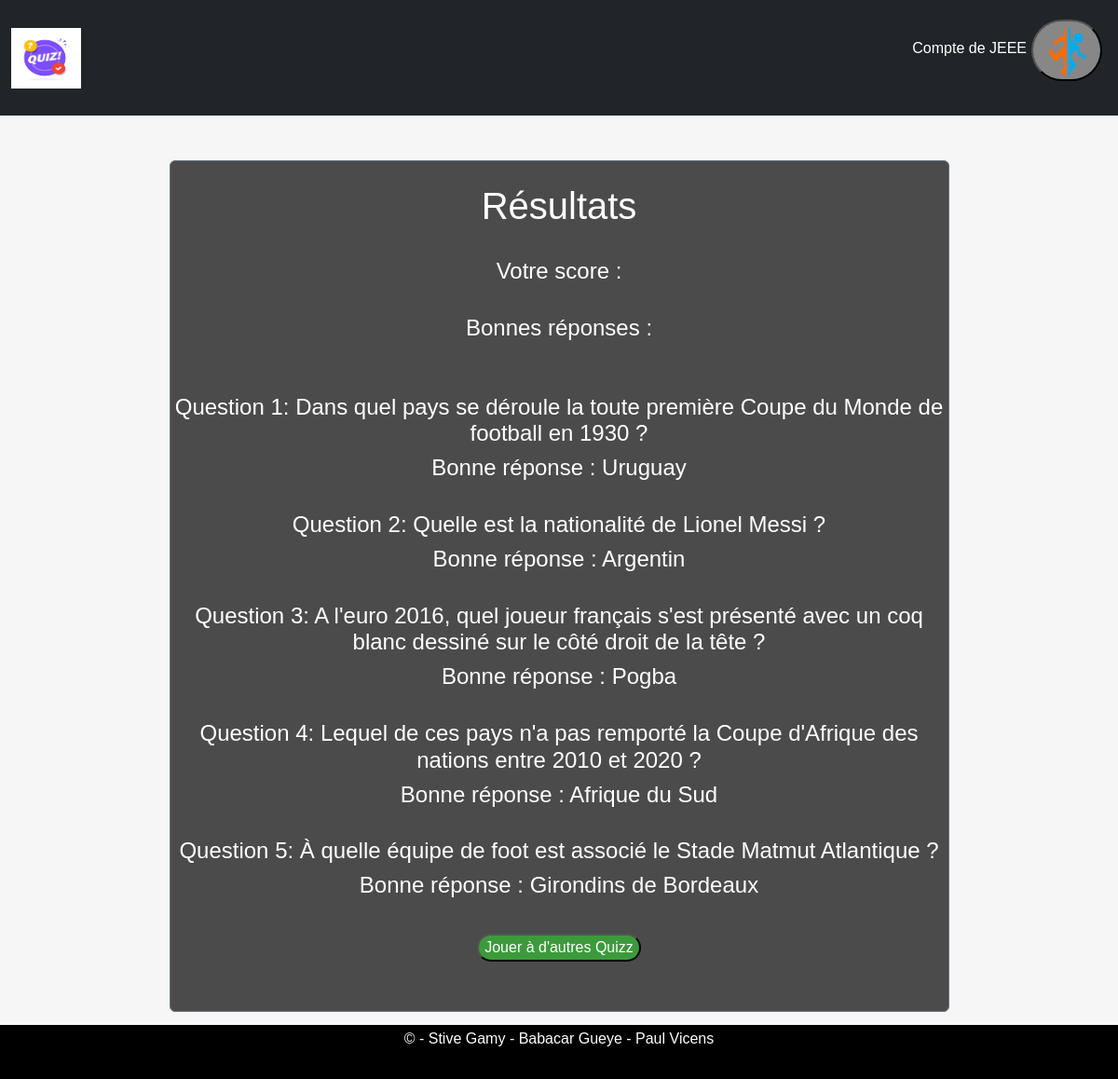
/Resultat.php?id_quizz=103 (signed in), run on the app's committed database.
### tables this page shows
CREATE TABLE IF NOT EXISTS `choices` (
  `id_choice` int NOT NULL AUTO_INCREMENT,
  `id_question` int NOT NULL,
  `bonne_reponse` varchar(100) NOT NULL,
  `reponse` varchar(255) NOT NULL,
  `reponce` varchar(100) NOT NULL,
  `reponze` varchar(100) NOT NULL,
  PRIMARY KEY (`id_choice`),
  KEY `id_question` (`id_question`)
);

CREATE TABLE IF NOT EXISTS `questions` (
  `id_question` int NOT NULL AUTO_INCREMENT,
  `id_quizz` int NOT NULL,
  `intitule` varchar(255) DEFAULT NULL,
  `date_creation` date DEFAULT NULL,
  PRIMARY KEY (`id_question`),
  KEY `id_quizz` (`id_quizz`)
);

### Resultat.php (the view, shortened to what this page needs)
<?php
$connect_bdd = mysqli_connect("127.0.0.1", "root", "", "quizzeo");
$id_quizz = $_GET['id_quizz'];
$score = $_GET['score'];
$test = "SELECT * FROM questions WHERE id_quizz='$id_quizz'";
$result = mysqli_query($connect_bdd, $test);
?>
<html>
<head>
    <link href="https://cdn.jsdelivr.net/npm/bootstrap@5.3.0/dist/css/bootstrap.min.css" rel="stylesheet">
    <link rel="stylesheet" href="connectE.css">
</head>
<body>
<nav class="navbar navbar-expand navbar-dark bg-dark">
            <div class="container-fluid">
                <a href="index.php"><img class="navbar-brand" src="img/logo-quiz-symboles-bulle-dialogue-concept-spectacle-questionnaire-chante-bouton-quiz-concours-questions-examen-embleme-moderne-interview_180786-72.avif" width="75" height="75" class="d-inline-block align-center" alt="Erreur"></a>
                <div class="navbar" id="navbarNav">
                    <ul class="navbar-nav  ">
                        <div class="inscri">
                            <li class="nav-item">
                                <br><p class="bonjour">Compte de <span><?php echo ucfirst($_SESSION["pseudo"]); ?></span></p>
                            </li>
                        </div>
                        <div class="form-inline">
                            <li class="nav-item">
                            <form action="" method="post">
                                    <div class="tamere"><button class="deco"><img src="img\portal.png"width="60px" height="60px" class="d-inline-block align-center" alt=""></button></div>
                                </form>
                            </li>
                        </div>
                    </ul>
                </div>
            </div>
        </nav><br><br>
        <div class="container">
            <div class="border border-secondary w-75 mx-auto rounded bidoop"><br>
                <h3>Résultats</h3><br>
                <h4>Votre score : <?php echo $score; ?></h4><br>
                <h4>Bonnes réponses :</h4><br><br>
                <?php
                    if ($result->num_rows > 0) {
                        $questionIndex = 0;
                        while ($row = $result->fetch_assoc()) {
                            $questionId = $row['id_question'];
                            $questionText = $row['intitule'];
                            $sql = "SELECT * FROM choices WHERE id_question='$questionId'";
                            $resulte = mysqli_query($connect_bdd, $sql);
                                if ($resulte->num_rows > 0) {
                                    while ($row = $resulte->fetch_assoc()) {
                                        $responseText = $row["bonne_reponse"];
                                        echo "<h4>Question " . ($questionIndex + 1) . ": $questionText</h4>";
                                        echo "<h4>Bonne réponse : $responseText</h4><br>";
                                    }
                                }
                            $questionIndex++;
                        }
                    } else {
                        echo "Aucune question trouvée.";
                    }
                ?>
                <a href="<?php
                            if ($_SESSION["role"] === "quizzer") {
                                echo "quizzer.php";
                            } elseif ($_SESSION["role"] === "admin") {
                                echo "admin.php";
                            } else {
                                echo "user.php";
                            }
                        ?>">
                    <button>Jouer à d'autres Quizz</button><br><br>
                </a><br>
            </div>
        </div>
        <br><br><br>
        <footer class="fixed_footer">
            <div class="content">
                <p>&copy; - Stive Gamy  -  Babacar Gueye -  Paul Vicens </p>
            </div>
        </footer>
    </body>
</html>

### connectE.css (style rules this page uses)
body { font-family: 'Trebuchet MS', 'Lucida Sans Unicode', 'Lucida Grande', 'Lucida Sans', Arial, sans-serif; margin: 0px auto; text-align: center; background-color: rgba(245, 245, 245, 0.846); }
h3 { font-family: 'Trebuchet MS', 'Lucida Sans Unicode', 'Lucida Grande', 'Lucida Sans', Arial, sans-serif; font-size: 40px; color: white; }
button { text-align: center; margin: 5px; transition: 300ms; background-color: rgb(60, 154, 60); color: white; border-radius: 80px; }
.tamere button { text-align: center; margin: 5px; transition: 300ms; background-color: rgb(135, 135, 135); color: white; border-radius: 80px; }
.bonjour { color: white; }
footer { width: 100%; height: 5%; background: black; position: fixed; bottom: 0PX; }
.fixed_footer p { margin-top: 3px; color: #fffdfd; }
* { box-sizing: border-box; }
.bidoop { color: white; background-color: rgba(41, 41, 41, 0.827); }

### Resultat.php (style rules this page uses)
body { background-image:url(img/bgjouer); background-size:100%; }

### data on the page
choices: id_question.intitule "Dans quel pays se déroule la toute première Coupe du Monde de football en 1930 ?", bonne_reponse "Uruguay"
choices: id_question.intitule "Quelle est la nationalité de Lionel Messi ?", bonne_reponse "Argentin"
choices: id_question.intitule "A l'euro 2016, quel joueur français s'est présenté avec un coq blanc dessiné sur le côté droit de la tête ?", bonne_reponse "Pogba"
choices: id_question.intitule "Lequel de ces pays n'a pas remporté la Coupe d'Afrique des nations entre 2010 et 2020 ?", bonne_reponse "Afrique du Sud"
choices: id_question.intitule "À quelle équipe de foot est associé le Stade Matmut Atlantique ?", bonne_reponse "Girondins de Bordeaux"

### other printed values
$_SESSION["pseudo"] "JEEE"
